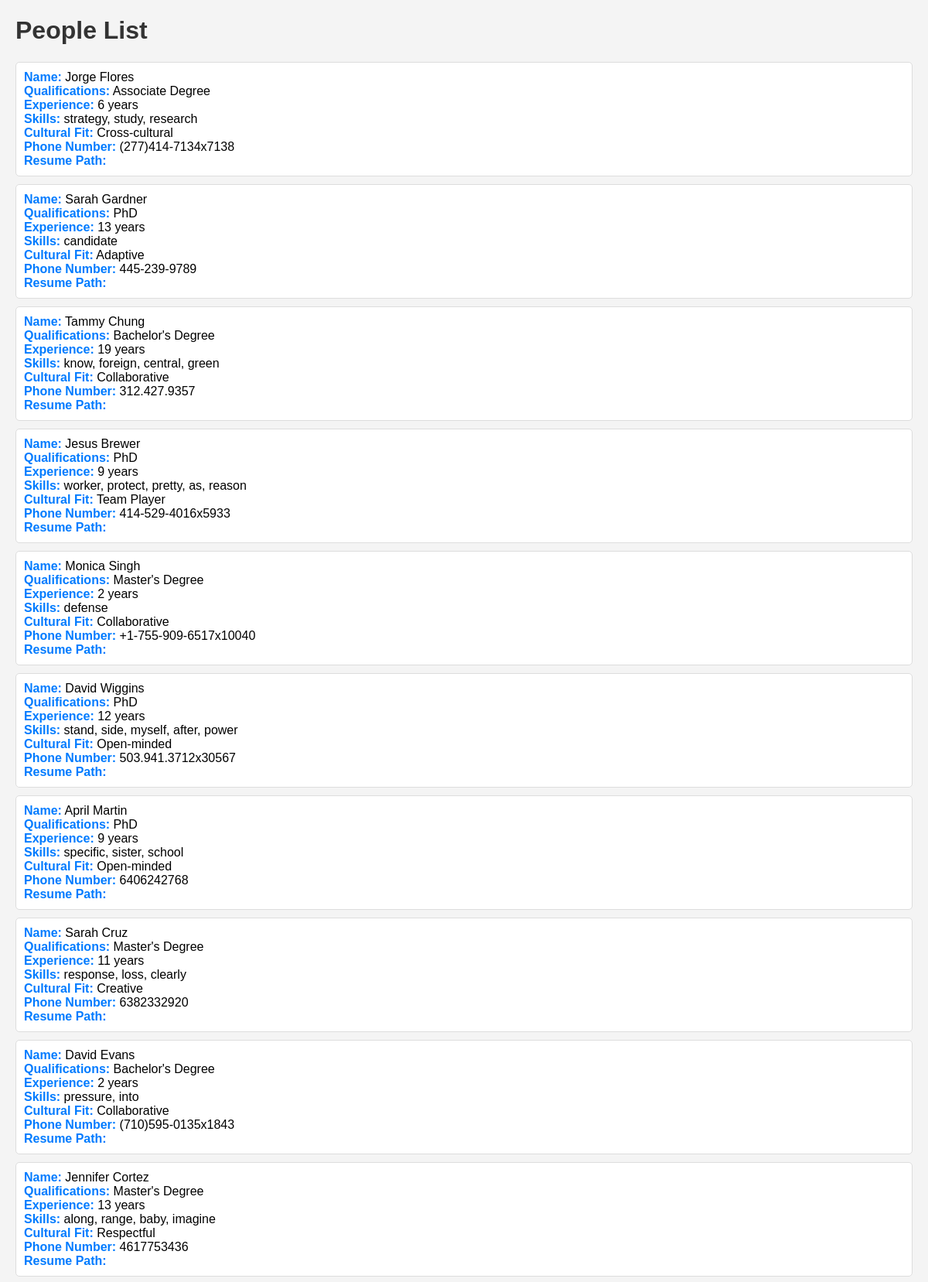
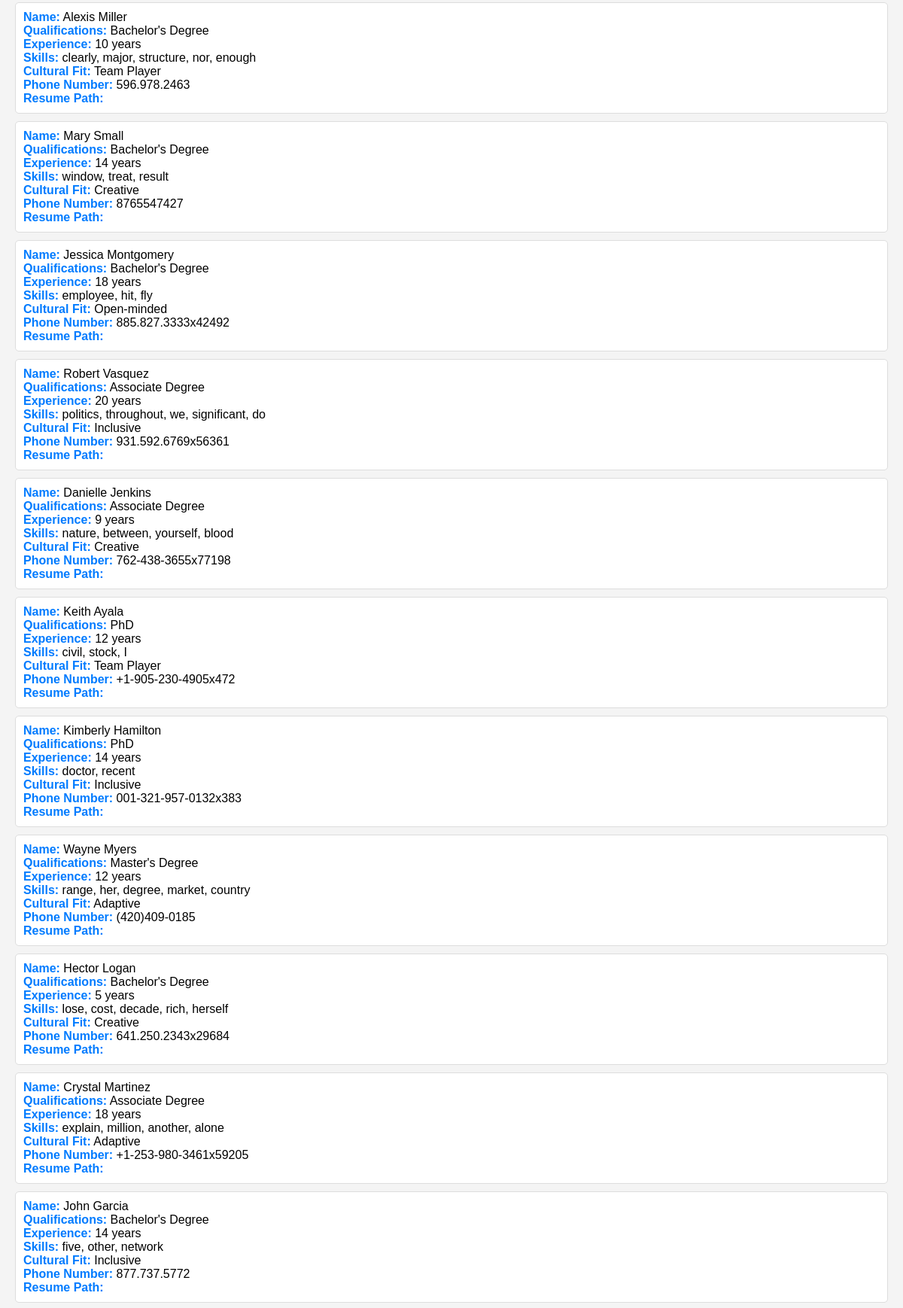
The app's page /display_people/ (upper part) with its own data (2 pictures, top to bottom).
### adminApp/models.py (models this page shows)
class Person(models.Model):
    name = models.CharField(max_length=255)
    qualifications = models.CharField(max_length=255)
    experience = models.IntegerField()
    skills = models.TextField()
    cultural_fit = models.CharField(max_length=255)
    phone_number = models.CharField(max_length=15)
    resume_path = models.CharField(null=True, blank=True, max_length=255)

### adminApp/views.py (the view)
# urls.py: path('display_people/', views.display_people, name='display_people'),
def display_people(request):
    people = Person.objects.all()
    return render(request, 'core/display_people.html', {'people': people})

### templates/core/display_people.html (shortened to what this page needs)
{% load static %}
<!DOCTYPE html>
<html>
<head>
    <link rel="stylesheet" href="{% static 'css/display_people.css'%}"
</head>
<body>
    <h1>People List</h1>
    <ul>
        {% for person in people %}
            <li>
                <strong>Name:</strong> {{ person.name }}<br>
                <strong>Qualifications:</strong> {{ person.qualifications }}<br>
                <strong>Experience:</strong> {{ person.experience }} years<br>
                <strong>Skills:</strong> {{ person.skills }}<br>
                <strong>Cultural Fit:</strong> {{ person.cultural_fit }}<br>
                <strong>Phone Number:</strong> {{ person.phone_number }}<br>
                <strong>Resume Path:</strong> {{ person.resume_path }}<br>
            </li>
        {% endfor %}
    </ul>
</body>
</html>

### adminApp/static/css/display_people.css (style rules this page uses)
body { font-family: Arial, sans-serif; background-color: #f4f4f4; margin: 20px; }
h1 { color: #333; }
ul { list-style-type: none; padding: 0; }
li { background-color: #fff; border: 1px solid #ddd; margin: 10px 0; padding: 10px; border-radius: 5px; }
strong { color: #007bff; }

### records on screen
Person: name "Jorge Flores", qualifications "Associate Degree", experience "6", skills "strategy, study, research", cultural_fit "Cross-cultural", phone_number "(277)414-7134x7138"
Person: name "Sarah Gardner", qualifications "PhD", experience "13", skills "candidate", cultural_fit "Adaptive", phone_number "445-239-9789"
Person: name "Tammy Chung", qualifications "Bachelor's Degree", experience "19", skills "know, foreign, central, green", cultural_fit "Collaborative", phone_number "312.427.9357"
Person: name "Jesus Brewer", qualifications "PhD", experience "9", skills "worker, protect, pretty, as, reason", cultural_fit "Team Player", phone_number "414-529-4016x5933"
Person: name "Monica Singh", qualifications "Master's Degree", experience "2", skills "defense", cultural_fit "Collaborative", phone_number "+1-755-909-6517x10040"
Person: name "David Wiggins", qualifications "PhD", experience "12", skills "stand, side, myself, after, power", cultural_fit "Open-minded", phone_number "503.941.3712x30567"
Person: name "April Martin", qualifications "PhD", experience "9", skills "specific, sister, school", cultural_fit "Open-minded", phone_number "6406242768"
Person: name "Sarah Cruz", qualifications "Master's Degree", experience "11", skills "response, loss, clearly", cultural_fit "Creative", phone_number "6382332920"
Person: name "David Evans", qualifications "Bachelor's Degree", experience "2", skills "pressure, into", cultural_fit "Collaborative", phone_number "(710)595-0135x1843"
Person: name "Jennifer Cortez", qualifications "Master's Degree", experience "13", skills "along, range, baby, imagine", cultural_fit "Respectful", phone_number "4617753436"
Person: name "Alexis Miller", qualifications "Bachelor's Degree", experience "10", skills "clearly, major, structure, nor, enough", cultural_fit "Team Player", phone_number "596.978.2463"
Person: name "Mary Small", qualifications "Bachelor's Degree", experience "14", skills "window, treat, result", cultural_fit "Creative", phone_number "8765547427"
Person: name "Jessica Montgomery", qualifications "Bachelor's Degree", experience "18", skills "employee, hit, fly", cultural_fit "Open-minded", phone_number "885.827.3333x42492"
Person: name "Robert Vasquez", qualifications "Associate Degree", experience "20", skills "politics, throughout, we, significant, do", cultural_fit "Inclusive", phone_number "931.592.6769x56361"
Person: name "Danielle Jenkins", qualifications "Associate Degree", experience "9", skills "nature, between, yourself, blood", cultural_fit "Creative", phone_number "762-438-3655x77198"
Person: name "Keith Ayala", qualifications "PhD", experience "12", skills "civil, stock, I", cultural_fit "Team Player", phone_number "+1-905-230-4905x472"
Person: name "Kimberly Hamilton", qualifications "PhD", experience "14", skills "doctor, recent", cultural_fit "Inclusive", phone_number "001-321-957-0132x383"
Person: name "Wayne Myers", qualifications "Master's Degree", experience "12", skills "range, her, degree, market, country", cultural_fit "Adaptive", phone_number "(420)409-0185"
Person: name "Hector Logan", qualifications "Bachelor's Degree", experience "5", skills "lose, cost, decade, rich, herself", cultural_fit "Creative", phone_number "641.250.2343x29684"
Person: name "Crystal Martinez", qualifications "Associate Degree", experience "18", skills "explain, million, another, alone", cultural_fit "Adaptive", phone_number "+1-253-980-3461x59205"
Person: name "John Garcia", qualifications "Bachelor's Degree", experience "14", skills "five, other, network", cultural_fit "Inclusive", phone_number "877.737.5772"
